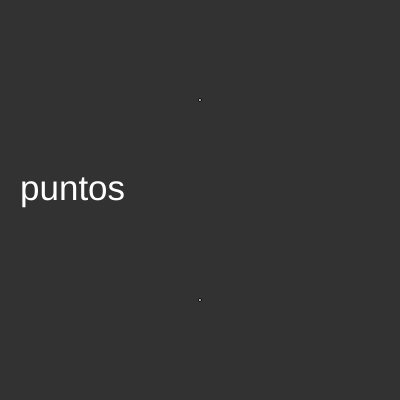
Frame 1 (no input)
Frame 60 (no input): identical to frame 1, image omitted
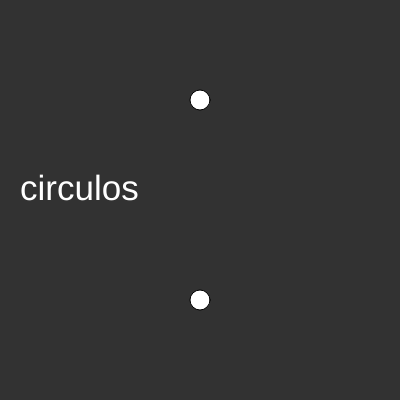
Frame 120 (the mouse pressed at the canvas centre since frame 60)

The p5.js sketch that drew these frames (run headless with seeded random() and noise() and a simulated clock; from frame 60 on, the mouse is pressed at the canvas centre):

// p5.js sketch
// ── sketch.js
// Arrays

var nums = [3, 20, 50, 84];
var words = ['puntos', 'circulos', 'bolas', 'redondeles'];

var index = 0;

function setup() {
  createCanvas(400, 400);
}

function draw() {
  background(50);
  // ellipse(200, 200, 50, 50);
  ellipse(200, 100, nums[index], nums[index]);
  ellipse(200, 300, nums[index], nums[index]);
  
  fill(255);
  textSize(35);
  text(words[index], 20, 200);
}

function mousePressed () {
  index = index + 1; 
  if (index >= words.length) {
    index = 0; 
  }
}
